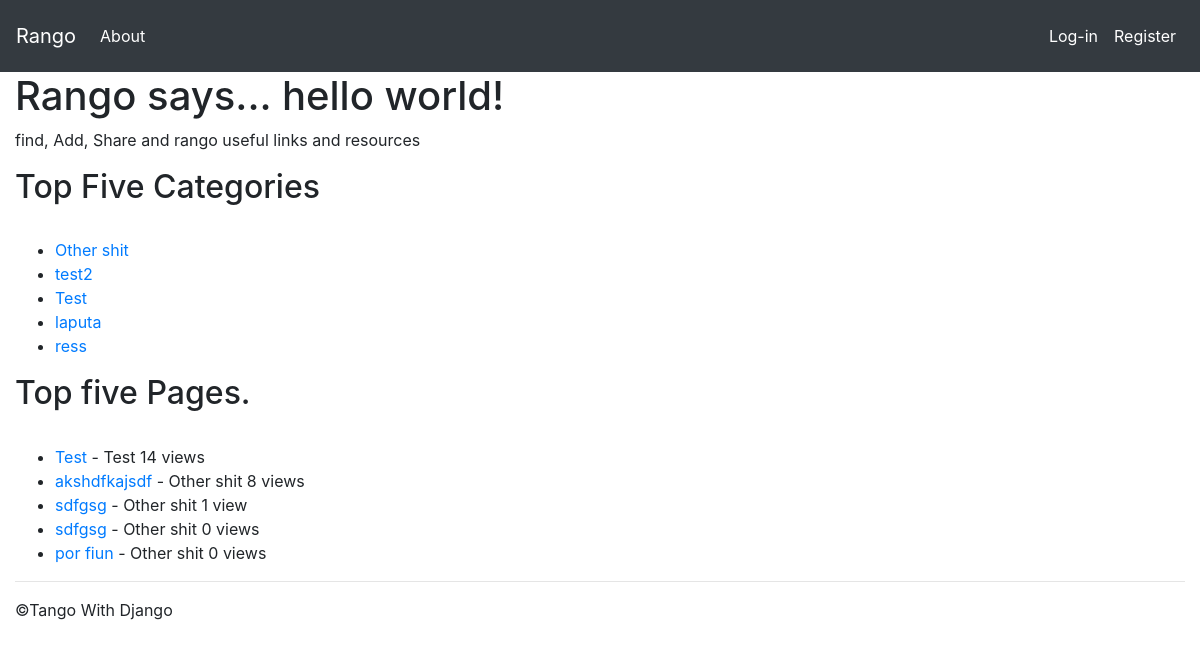
The page / on the database its author committed.
### rango/models.py (models this page shows, shortened)
class Category(models.Model):
    name = models.CharField(max_length=128, unique=True)
    views = models.IntegerField(default=0)
    likes = models.IntegerField(default=0)
    def __str__(self):
        return self.name

class Page(models.Model):
    category = models.ForeignKey(Category, on_delete=models.CASCADE)
    title = models.CharField(max_length=128)
    url = models.URLField()
    views = models.IntegerField(default=0)

### rango/views.py (the view)
# urls.py: path('', views.index, name="home"),
def index(request):
    category_list = Category.objects.all().order_by('-likes')[:5]
    pages = Page.objects.all().order_by('-views')[:5]
    for category in category_list:
        category.url = category.name.replace(' ', '_')
    if request.session.get('last_visit'):
        last_visit_time = request.session.get('last_visit')
        visits = request.session.get('visits', 0)
        if (datetime.now() - datetime.strptime(last_visit_time[:-7], "%Y-%m-%d %H:%M:%S")).days > 0:
            request.session['visits'] = visits + 1
            request.session['last_visit'] = str(datetime.now())
    else:
        request.session['last_visit'] = str(datetime.now())
        request.session['visits'] = 1
    return render(request, 'rango/index.html', {"categories": category_list,
                                                "pages": pages})

### rango/templates/rango/index.html (shortened to what this page needs)
{% extends "rango/base.html" %}
{% load bootstrap4 %}
{% block body_block %}
    <div class="hero-unit">
        {% if user.is_authenticated %}
            <h1>Rango says... hello {{ user.username }}! Ready to Rango</h1>
        {% else %}
            <h1>Rango says... hello world!</h1>
        {% endif %}
        <p>find, Add, Share and rango useful links and resources</p>
        <div class="row-fluid">
            <div class="span6">
                {% if categories %}
                    <h2>Top Five Categories</h2><br/>
                    <ul>
                        {% for category in categories %}
                            <li>
                                <a href="category/{{ category.url }}">{{ category.name }}</a>
                            </li>
                        {% endfor %}
                    </ul>
                {% else %}
                        <strong>There's no categories</strong><br/>
                {% endif %}
                </div>
                <div class="span6">
                {% if pages %}
                    <h2>Top five Pages.</h2><br/>
                    <ul>
                        {% for page in pages %}
                            <li>
                                <a href="{{ page.url }}">{{ page.title }}</a> - {{ page.category }} {{ page.views }} view{{ page.views|pluralize }}
                            </li>
                        {% endfor %}
                    </ul>
                {% endif %}
            </div>
        </div>
    </div>
{% endblock %}

### rows shown on the page
Category: name "Other shit"
Category: name "test2"
Category: name "Test"
Category: name "laputa"
Category: name "ress"
Page: title "Test", category "Test", views "14"
Page: title "akshdfkajsdf", category "Other shit", views "8"
Page: title "sdfgsg", category "Other shit", views "1"
Page: title "sdfgsg", category "Other shit", views "0"
Page: title "por fiun", category "Other shit", views "0"
